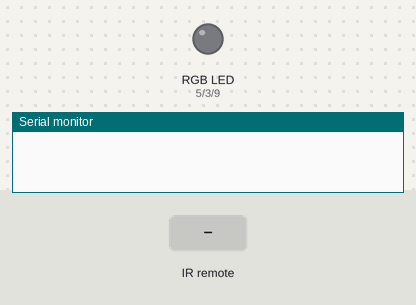
Recording of a sketch running on a simulated Arduino Uno, built with avr-gcc and run on an emulated ATmega328P. On the bench: an RGB LED mixed from three pins (HIGH = lit), the last lines printed to the serial monitor. The test bench sets the inputs (shaded band). Dim RGB values are drawn brighter than linear.

Above: at 1.2 s.
1.3 s: infrared code 0xFFA25D received
At 2.5 s:
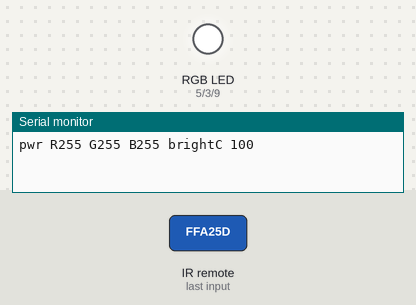
2.9 s: infrared code 0xFFE01F received
At 3.7 s:
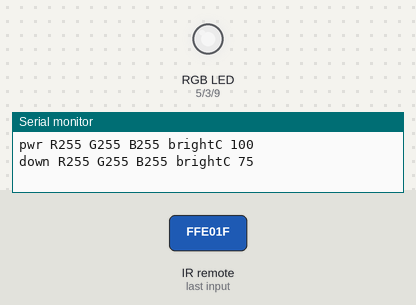
4.5 s: infrared code 0xFF906F received
At 4.9 s:
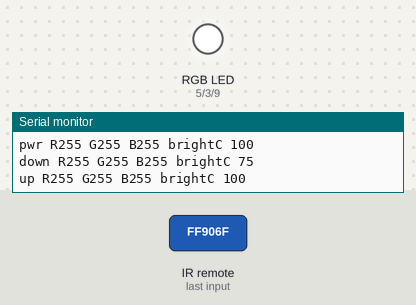
6.1 s: infrared code 0xFFE21D received
At 7.4 s:
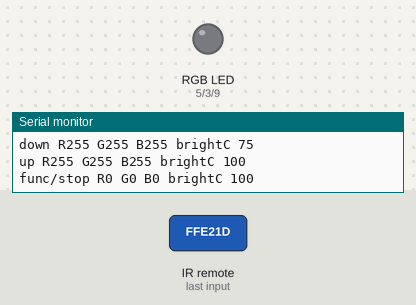
Timing chart, 0 to 8.7 s (numbered marks = the images above; inputs shaded):
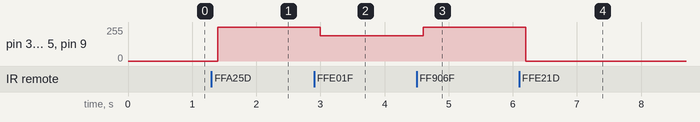

Measured:
- after the input at 1.3 s, pin 3 (greenPin), pin 5 (redPin), pin 9 (bluePin): 0/255 → 255/255 after 0.10 s
- after the input at 2.9 s, pin 3 (greenPin), pin 5 (redPin), pin 9 (bluePin): 255/255 → 191/255 after 0.10 s
- after the input at 4.5 s, pin 3 (greenPin), pin 5 (redPin), pin 9 (bluePin): 191/255 → 255/255 after 0.10 s
- after the input at 6.1 s, pin 3 (greenPin), pin 5 (redPin), pin 9 (bluePin): 255/255 → 0/255 after 0.10 s

The sketch:

AT67_RGBled_IR_remote_V9.3.ino
```cpp
/*AT67 RGBled IR remote V9.3*/
//přidání regulace jasu
//regulace jasu nefunguje, osekám kód na míň barev


/*IR remote*/
#include <IRremote.h>
int IRpin = 10;

IRrecv IR(IRpin); //vytvoření objektu IR(název zvolen), příkaz IRrecv je dán
decode_results cmd;   // decode_results příkaz z knihovny IR, cmd je zvolený název
String myCom;

//RGB led

int redPin = 5;
int greenPin = 3;
int bluePin = 9;

int Rval;    //pro nastavení hodnot jasu
int Gval;
int Bval;


int step = 25; // o kolik se bude měnit jas při zmáčknutí tlačítka up down
int brightC = 100; //koeficient jasu, musí být vyplněn, 100 dává velké hodnoty o dva řády vyšší než max

int dt = 100; //delay


void setup()    {
    Serial.begin(9600);
    IR.enableIRIn();    //case sensitive
    //chybí nastavení pinu IRpin a já nevím, proč se tam nedává

    pinMode(redPin, OUTPUT);
    pinMode(greenPin, OUTPUT);
    pinMode(bluePin, OUTPUT);

}

void loop()
//R remote
//tlačítka namapována správně
    {
    while (IR.decode (& cmd) == 0)    {
    }

   // Serial.println(cmd.value, HEX);
    delay(dt);
    IR.resume();

    if (cmd.value==0xFFA25D)    {    //hodnotu FFA25D jsme vyčetli dříve, že je přiřazena tlačítku power
        myCom="pwr";
    }

    if (cmd.value==0xFF629D)    {
        myCom="v+";
    }

    if (cmd.value==0xFFE21D)    {
        myCom="func/stop";
    }

    if (cmd.value==0xFF22DD)    {
        myCom="rw";
    }

    if (cmd.value==0xFF02FD)    {
        myCom="play";
    }

    if (cmd.value==0xFFC23D)    {
        myCom="ff";
    }

    if (cmd.value==0xFFE01F)    {
        myCom="down";
    }

    if (cmd.value==0xFFA857)    {
        myCom="v-";
    }

    if (cmd.value==0xFF906F)    {
        myCom="up";
    }

    if (cmd.value==0xFF6897)    {
        myCom="zero";
    }

    if (cmd.value==0xFF9867)    {
        myCom="eq";
    }

    if (cmd.value==0xFFB04F)    {
        myCom="st/rept";
    }

    if (cmd.value==0xFF30CF)    {
        myCom="one";
    }

    if (cmd.value==0xFF18E7)    {
        myCom="two";
    }

    if (cmd.value==0xFF7A85)    {
        myCom="three";
    }

    if (cmd.value==0xFF10EF)    {
        myCom="four";
    }

    if (cmd.value==0xFF38C7)    {
        myCom="five";
    }

    if (cmd.value==0xFF5AA5)    {
        myCom="six";
    }

    if (cmd.value==0xFF42BD)    {
        myCom="seven";
    }

    if (cmd.value==0xFF4AB5)    {
        myCom="eight";
    }

    if (cmd.value==0xFF52AD)    {
        myCom="nine";
    }
//až sem to funguje

//zde začíná část s nastavováním RGB led
//nejprve nastavím mezní hodnoty


if (Rval > 255)    {
    Rval = 255;
    }
if (Rval < 0)    {
    Rval = 0;
    }

if (Gval > 255)    {
    Gval = 255;
    }
 if (Gval < 0)    {
    Gval = 0;
    }

if (Bval > 255)    {
    Bval = 255;
    }
 if (Bval < 0)    {
    Bval = 0;
    }

//koeficient jasu
IR.resume();
if (myCom == "up") {
   brightC = (round(brightC + step));

   if (brightC > 100)    {
    brightC  = 100;
   }

    //toto je nově nastaveno a přesunuto
    analogWrite(redPin, (Rval * brightC / 100));
    analogWrite(greenPin, (Gval * brightC / 100));
    analogWrite(bluePin, (Bval * brightC / 100));

}

if (myCom == "down") {
   brightC = (round(brightC - step));

   if (brightC < 0)    {
    brightC = 0;
   }

    //toto je nově nastaveno a přesunuto
    analogWrite(redPin, (Rval * brightC / 100));
    analogWrite(greenPin, (Gval * brightC / 100));
    analogWrite(bluePin, (Bval * brightC / 100));

}


//tady nastavím barvy
//rozsvítit naplno
if (myCom == "pwr") {

    brightC = 100;

    Rval = (255 * brightC / 100);
    Gval = (255 * brightC / 100);
    Bval = (255 * brightC / 100);

    analogWrite(redPin, Rval);
    analogWrite(greenPin, Gval);
    analogWrite(bluePin, Bval);
}

//white
if (myCom == "zero") {
    Rval = (255 * brightC / 100);
    Gval = (255 * brightC / 100);
    Bval = (255 * brightC / 100);

    analogWrite(redPin, Rval);
    analogWrite(greenPin, Gval);
    analogWrite(bluePin, Bval);
}

//red max
if (myCom == "one") {
    Rval = (255 * brightC / 100);
    Gval = (0 * brightC / 100);
    Bval = (0 * brightC / 100);

    analogWrite(redPin, Rval);
    analogWrite(greenPin, Gval);
    analogWrite(bluePin, Bval);
}

//vypnout
if (myCom == "func/stop") {
    Rval = (0 * brightC / 100);
    Gval = (0 * brightC / 100);
    Bval = (0 * brightC / 100);

    analogWrite(redPin, Rval);
    analogWrite(greenPin, Gval);
    analogWrite(bluePin, Bval);
}

Serial.print(myCom);
Serial.print(" R");
Serial.print(Rval);
Serial.print(" G");
Serial.print(Gval);
Serial.print(" B");
Serial.print(Bval);
Serial.print(" brightC ");
Serial.println(brightC);

//V9.3

    }    
```
